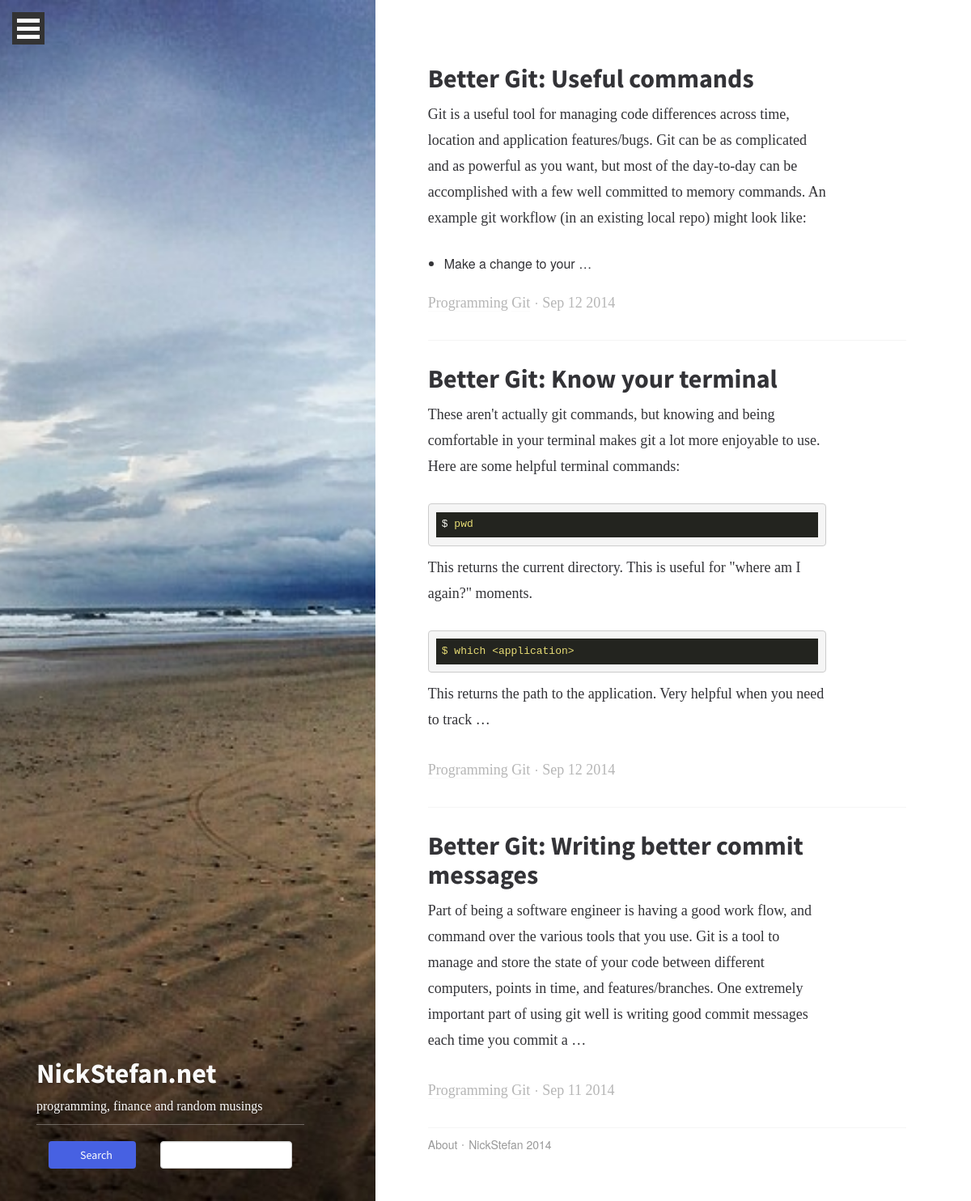
/blog/category/git, run on the app's committed database.
### blog/models.py (models this page shows, shortened)
class Blog (models.Model):
    title = models.CharField(max_length=100, unique=True)
    slug = models.SlugField(max_length=100, unique=True)
    body = models.TextField()
    posted = models.DateTimeField(db_index=True) #auto_now_add=True
    category = models.ManyToManyField(Category)
    live = models.BooleanField(default=False)
    @permalink # this puts a 'view on site' link in the admin
    def get_absolute_url(self):
        if self.live == True:
            return ('view_blog_post', None, {'slug': self.slug})
        else:
            return ('view_blog_preview', None, {'slug': self.slug})

class Category(models.Model):
    title = models.CharField(max_length=100, db_index=True)
    slug = models.SlugField(max_length=100, db_index=True)
    @permalink # this puts a 'view on site' link in the admin
    def get_absolute_url(self):
        return ('view_blog_category', None, {'slug': self.slug})
    def __unicode__(self):
        return '%s' % self.title

### blog/views.py (the view)
def view_category(request, slug):
    category = get_object_or_404(Category, slug=slug)
    return render_to_response('blog/view_category.html',{
        'category': get_object_or_404(Category, slug=slug),
        'posts': Blog.objects.filter(category=category,live=True).order_by('-posted')
    })

### blog/templates/blog/view_category.html (shortened to what this page needs)
{% extends 'base.html' %}
{% load markdownify %}
{% block content %}
<div class="col-md-7 col-sm-12 col-md-offset-5 main-content">
    {% if posts %}
        {% for post in posts %}
            <div class="post">
                <section>
                    <div class="post-preview col-xs-10  no-gutter">
                    <h2><a href="{{ post.get_absolute_url }}">{{ post.title }}</a></h2>
                    <div class="postbody">{{ post.body|markdownify|safe|truncatewords:"60"}}</div>
                    <p class="meta">
                        {% for category in post.category.all %}<a class="" href="{{ category.get_absolute_url }}">{{ category }}</a> {% endfor %} <i class="link-spacer"></i>  {{ post.posted|date }}
                    </p>
                    </div>
                </section>
            </div>
        {% endfor %}
    {% endif %}
{% endblock %}

### blog/static/css/main.css (style rules this page uses)
body, button, input, select, textarea { text-rendering: optimizeLegibility; -webkit-font-smoothing: antialiased; color: #333337; }
p { margin-bottom: 30px; font-family: "Droid Serif", serif; font-size: 18px; font-size: 1.8rem; line-height: 24px; line-height: 2.4rem; }
@media (min-width: 768px) { p { font-size: 20px; font-size: 2rem; line-height: 28px; line-height: 2.8rem; } }
@media (min-width: 992px) { p { font-size: 22px; font-size: 2.2rem; line-height: 32px; line-height: 3.2rem; } }
a { text-decoration: none; color: white; border-bottom: solid 1px #fafafa; }
h1, h2 { font-family: "Source Sans Pro", sans-serif; font-weight: 700; }
h2 { font-size: 32px; font-size: 3.2rem; }
i { font-style: italic; }
ul, ol { margin-bottom: 20px; padding-left: 20px; font-size: 16px; font-size: 1.6rem; }
ul li, ol li { margin: 5px 0; }
.meta { color: #b6b6b6; font-size: 14px; font-size: 1.4rem; }
@media (min-width: 992px) { .meta { font-size: 16px; font-size: 1.6rem; } }
.meta a { color: #b6b6b6; }
.meta i { font-style: normal; }
.main-content { padding: 30px; }
@media (min-width: 768px) { .main-content { padding: 60px 120px; } }
@media (min-width: 992px) { .main-content { padding: 50px; } }
.post { height: auto; padding: 30px 0; border-bottom: solid 1px whitesmoke; overflow: hidden; *zoom: 1; }
.post .post-preview h2 { margin-top: 0; font-size: 24px; font-size: 2.4rem; }
@media (min-width: 992px) { .post .post-preview h2 { font-size: 32px; font-size: 3.2rem; } }
.post .post-preview h2 a { color: #333337; border: solid 0px transparent; }
.post .post-preview p { font-family: "Droid Serif", serif; font-size: 16px; font-size: 1.6rem; }
@media (min-width: 992px) { .post .post-preview p { font-size: 18px; font-size: 1.8rem; } }
.link-spacer { margin: 0 2px 4px 2px; display: inline-block; height: 2px; width: 2px; background-color: #b6b6b6; -webkit-border-radius: 100%; -moz-border-radius: 100%; border-radius: 100%; }
.meta { font-size: 12px; font-size: 1.2rem; margin-bottom: 0; }
@media (min-width: 768px) { .meta { font-size: 16px; font-size: 1.6rem; } }
.no-gutter { padding-left: 0; padding-right: 0; }
html { font-size: 62.5%; }

### blog/static/css/monokai_sublime.css (style rules this page uses)
.hljs { display: block; overflow-x: auto; padding: 0.5em; background: #23241f; -webkit-text-size-adjust: none; }
.hljs, .hljs-tag, .css .hljs-rules, .css .hljs-value, .css .hljs-function .hljs-preprocessor, .hljs-pragma { color: #f8f8f2; }

### data on the page
Blog: title "Better Git: Useful commands", body "Git is a useful tool for managing code differences across time, location and application features/bugs. Git can be as complicated and as powerful as you want, but most of the day-to-day can be accomplished with a few well committed to memory commands. An example git workflow (in an existing local repo) might look like: Make a change to your …", posted "Sep 12 2014"
Category: title "Programming"
Category: title "Git"
Blog: title "Better Git: Know your terminal", body "These aren't actually git commands, but knowing and being comfortable in your terminal makes git a lot more enjoyable to use. Here are some helpful terminal commands: $ pwd This returns the current directory. This is useful for \"where am I again?\" moments. $ which <application> This returns the path to the application. Very helpful when you need to track …", posted "Sep 12 2014"
Blog: title "Better Git: Writing better commit messages", body "Part of being a software engineer is having a good work flow, and command over the various tools that you use. Git is a tool to manage and store the state of your code between different computers, points in time, and features/branches. One extremely important part of using git well is writing good commit messages each time you commit a …", posted "Sep 11 2014"
